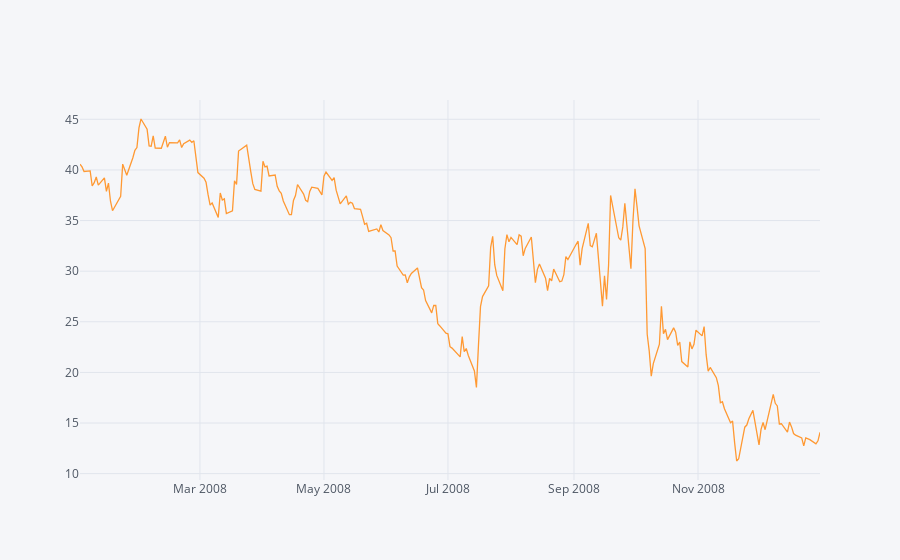

The notebook cell saved with this chart:
### Code cell
"""** Plot the rolling 30 day average against the Close Price for Bank Of America's stock for the year 2008**"""

data = bank_stocks.loc['2008-01-01':'2008-12-31']['BAC']['Close']
data.iplot()

### Figure 1 — Plotly figure (JSON) as saved in the notebook; plotly's stock layout.template omitted (floating-point values rounded to 4 significant figures; data arrays with more than 128 entries replaced by an {"elided": "..."} marker saying what was removed)
{"data": [{"line": {"color": "rgba(255, 153, 51, 1.0)", "dash": "solid", "shape": "linear", "width": 1.3}, "mode": "lines", "name": "Close", "text": "", "type": "scatter", "x": {"elided": "253 str values"}, "y": {"elided": "253 float values"}}], "layout": {"legend": {"bgcolor": "#F5F6F9", "font": {"color": "#4D5663"}}, "paper_bgcolor": "#F5F6F9", "plot_bgcolor": "#F5F6F9", "title": {"font": {"color": "#4D5663"}}, "xaxis": {"gridcolor": "#E1E5ED", "showgrid": true, "tickfont": {"color": "#4D5663"}, "title": {"font": {"color": "#4D5663"}, "text": ""}, "zerolinecolor": "#E1E5ED"}, "yaxis": {"gridcolor": "#E1E5ED", "showgrid": true, "tickfont": {"color": "#4D5663"}, "title": {"font": {"color": "#4D5663"}, "text": ""}, "zerolinecolor": "#E1E5ED"}}}
